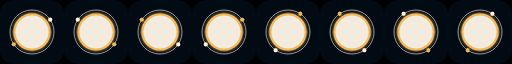

Tiled map render using the project's own tile images. Description and the whole map definition, tile-layer contents included, below:
An orthogonal 8x1 tile map with 64x64 px tiles, 2 tile layers (all-gid-orientations, parallax) and 2 objects (Spawn, ladder).

<map version="1.10" tiledversion="1.10.2" orientation="orthogonal" renderorder="right-down" width="8" height="1" tilewidth="64" tileheight="64" infinite="0">
 <tileset firstgid="1" source="orthogonal-flips.tsx" />
 <layer id="1" name="all-gid-orientations" width="8" height="1">
  <data encoding="csv">1,2147483649,1073741825,3221225473,536870913,2684354561,1610612737,3758096385</data>
 </layer>
 <layer id="2" name="parallax" width="8" height="1" parallaxx="0.3" parallaxy="1">
  <data encoding="csv">1,0,0,0,0,0,0,0</data>
 </layer>
 <objectgroup id="3" name="objects">
  <object id="7" name="spawn" class="Spawn" x="64" y="0">
   <properties><property name="team" value="blue" /></properties>
  </object>
  <object id="8" name="ladder" gid="2147483649" x="128" y="64" width="64" height="64" />
 </objectgroup>
</map>
